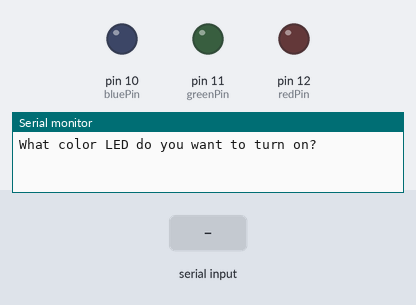
The sketch below on a simulated Arduino Uno, built with avr-gcc and run on an emulated ATmega328P. Parts: output pins drawn as LEDs (lit = HIGH), the last lines printed to the serial monitor. The inputs (shaded band) are chosen by the test bench.

Above: at 1.2 s.
1.3 s: "red" received over Serial
At 2.7 s:
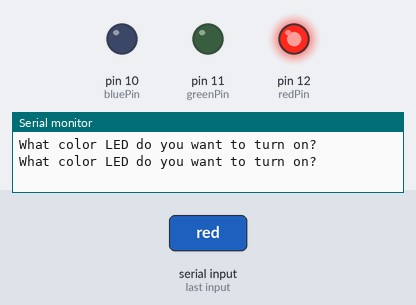
3.8 s: "green" received over Serial
At 5.8 s:
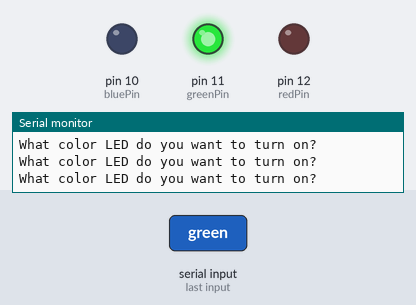
6.3 s: "blue" received over Serial
At 7.7 s:
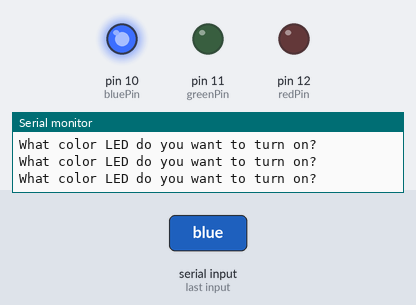
8.8 s: "RED" received over Serial
At 10.8 s:
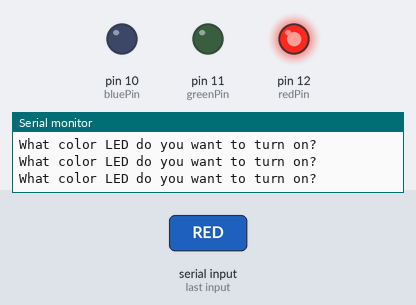
11.3 s: "GREEN" received over Serial
At 12.7 s:
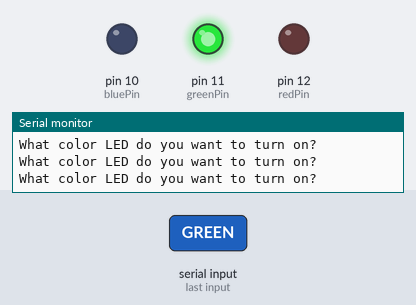
Timing chart, 0 to 14.3 s (numbered marks = the images above; inputs shaded):
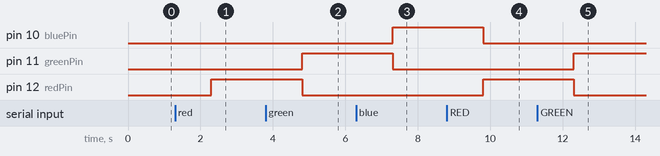

The sketch:

super_inari1.ino
```cpp
int redPin=12;
int greenPin=11;
int bluePin= 10;
String mycolor;
String msg ="What color LED do you want to turn on?";

void setup()
{
  pinMode(redPin, OUTPUT);
  pinMode(greenPin, OUTPUT);
  pinMode(bluePin, OUTPUT);
  Serial.begin(9600);
}

void loop()
{
  Serial.println(msg);
  while (Serial.available()==0){
  }

  mycolor= Serial.readString();
  if(mycolor=="red" || mycolor=="RED"){
  digitalWrite(redPin,HIGH);
    digitalWrite(greenPin,LOW);
    digitalWrite(bluePin,LOW);

  }

  if(mycolor =="green" || mycolor== "GREEN"){
  digitalWrite(redPin,LOW);
    digitalWrite(greenPin,HIGH);
    digitalWrite(bluePin,LOW);
  }

   if(mycolor =="blue" || mycolor== "BLUE"){
  digitalWrite(redPin, LOW);
      digitalWrite(greenPin,LOW);
    digitalWrite(bluePin,HIGH);
  }


}
```

Measured:
- after the input at 1.3 s, pin 12 (redPin): LOW → HIGH after 1.0 s
- after the input at 3.8 s, pin 11 (greenPin): LOW → HIGH after 1.0 s; pin 12 (redPin): HIGH → LOW after 1.0 s
- after the input at 6.3 s, pin 10 (bluePin): LOW → HIGH after 1.0 s; pin 11 (greenPin): HIGH → LOW after 1.0 s
- after the input at 8.8 s, pin 10 (bluePin): HIGH → LOW after 1.0 s; pin 12 (redPin): LOW → HIGH after 1.0 s
- after the input at 11.3 s, pin 11 (greenPin): LOW → HIGH after 1.0 s; pin 12 (redPin): HIGH → LOW after 1.0 s
